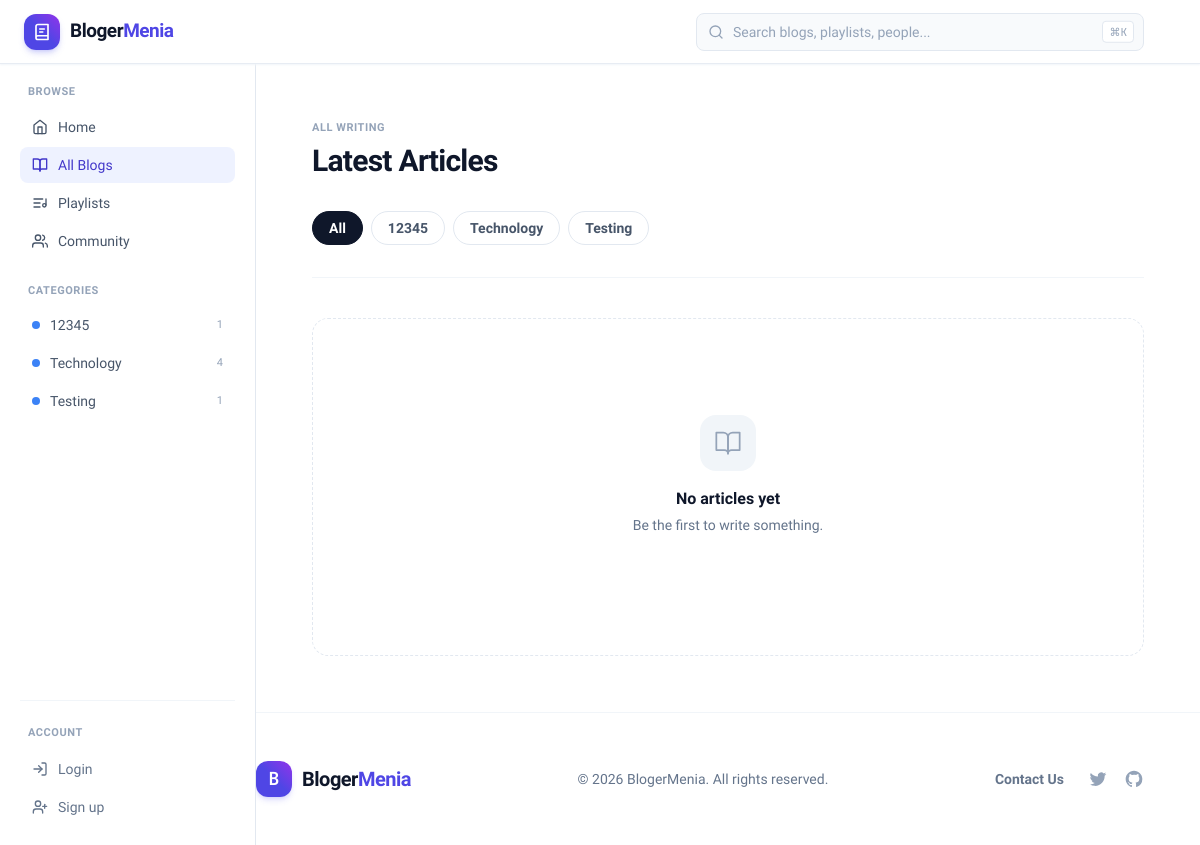
Page /blogs/?category=ai-machine-learning on the earlier database version.
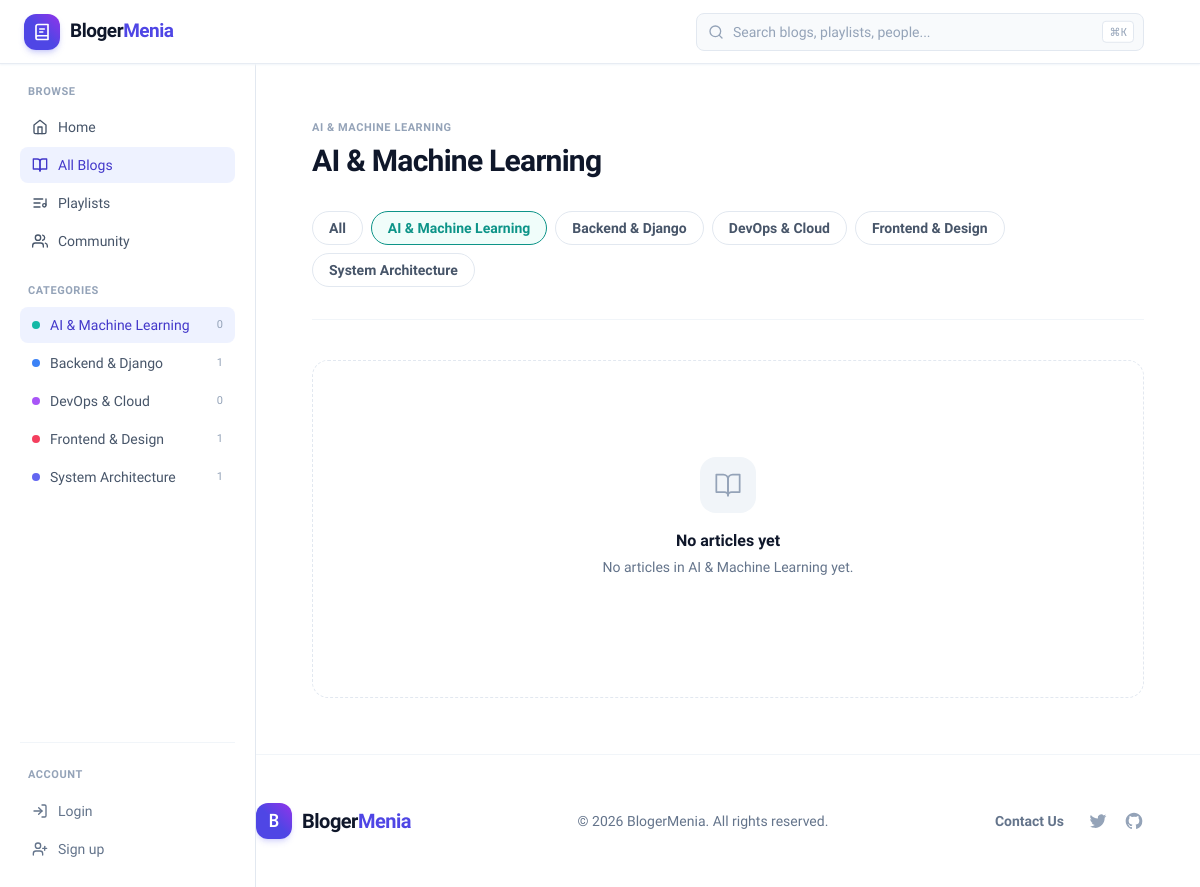
Same page on the later database version.
### blog/models.py (models this page shows, shortened)
class Category(models.Model):
    name = models.CharField(max_length=100, unique=True)
    slug = models.SlugField(unique=True, blank=True)
    color = models.CharField(max_length=20, default='blue', choices=[(k, k) for k in CATEGORY_COLORS])
    @property
    def text_class(self):
        return CATEGORY_COLORS.get(self.color, CATEGORY_COLORS['blue'])[0]
    @property
    def bg_class(self):
        return CATEGORY_COLORS.get(self.color, CATEGORY_COLORS['blue'])[1]
    class Meta:
        verbose_name_plural = "Categories"
        ordering = ['name']

### blog/views/blog_views.py (the view)
# urls.py: path('blogs/', BlogListView.as_view(), name='blog_list'),
class BlogListView(ListView):
    model = Blog
    template_name = 'blog/blog_list.html'
    context_object_name = 'blogs'
    paginate_by = 10
    def get_queryset(self):
        qs = (
            Blog.objects.filter(is_published=True)
            .select_related('author', 'category')
            .annotate(like_count=Count('likes'))
        )
        slug = self.request.GET.get('category')
        if slug:
            qs = qs.filter(category__slug=slug)
        return qs
    def get_context_data(self, **kwargs):
        context = super().get_context_data(**kwargs)
        slug = self.request.GET.get('category')
        if slug:
            context['current_category'] = Category.objects.filter(slug=slug).first()
        return context

### blogermenia/context_processors.py (called while the page is built)
def global_context(request):
    return {
        'all_categories': Category.objects.all(),
    }

### blog/templates/blog/blog_list.html (shortened to what the changed rows need)
{% extends "base.html" %}
{% block content %}
{% include "partials/sidebar.html" with active="blog_list" active_category=current_category.slug %}
<main class="pt-16 lg:pl-64">
  <div class="max-w-5xl px-8 sm:px-14 py-14">
    <div class="flex items-center justify-between mb-8">
      <div>
        <p class="text-[11px] font-semibold tracking-wider text-slate-400 mb-1.5">
          {% if current_category %}{{ current_category.name|upper }}{% else %}ALL WRITING{% endif %}
        </p>
        <h1 class="text-3xl font-extrabold tracking-tight text-slate-900">
          {% if current_category %}{{ current_category.name }}{% else %}Latest Articles{% endif %}
        </h1>
      </div>
    </div>
    {% if all_categories %}
    <div class="flex items-center gap-2 flex-wrap mb-10 pb-8 border-b border-slate-100">
      <a href="{% url 'blog_list' %}"
        class="px-4 py-1.5 rounded-full text-sm font-semibold border transition-colors
               {% if not current_category %}bg-slate-900 text-white border-slate-900{% else %}border-slate-200 text-slate-600 hover:border-slate-400 hover:text-slate-900{% endif %}">
        All
      </a>
      {% for cat in all_categories %}
      <a href="{% url 'blog_list' %}?category={{ cat.slug }}"
        class="px-4 py-1.5 rounded-full text-sm font-semibold border transition-colors
               {% if current_category.slug == cat.slug %}{{ cat.bg_class }} {{ cat.text_class }} border-current{% else %}border-slate-200 text-slate-600 hover:border-slate-400 hover:text-slate-900{% endif %}">
        {{ cat.name }}
      </a>
      {% endfor %}
    </div>
    {% endif %}
    {% if blogs %}
    {% with blog=blogs.0 %}
    <a href="{% url 'blog_detail' blog.slug %}" class="group block rounded-2xl border border-slate-100 hover:border-slate-200 hover:shadow-xl hover:shadow-slate-200/60 transition-all overflow-hidden mb-8">
      <div class="sm:flex">
        <div class="sm:w-64 sm:flex-shrink-0 h-52 sm:h-auto overflow-hidden flex items-center justify-center relative bg-slate-100 [&>svg]:w-full [&>svg]:h-full [&>svg]:object-cover">
          {% if blog.image %}
          <img src="{{ blog.image.url }}" alt="{{ blog.title }}" class="w-full h-full object-cover">
          {% else %}
          {{ blog.avatar_svg|safe }}
          {% endif %}
          <span class="absolute top-3 left-3 bg-black/40 text-white text-[10px] font-bold px-2 py-0.5 rounded-full uppercase tracking-wide">Featured</span>
        </div>
        <div class="flex-1 p-7 flex flex-col justify-between">
          <div>
            {% if blog.category %}
            <span class="text-[11px] font-bold tracking-wide {{ blog.category.text_class }} {{ blog.category.bg_class }} rounded-full px-2.5 py-1 uppercase">{{ blog.category.name }}</span>
            {% else %}
            <span class="text-[11px] font-bold tracking-wide text-slate-500 bg-slate-100 rounded-full px-2.5 py-1">ARTICLE</span>
            {% endif %}
            <h2 class="font-extrabold text-slate-900 text-xl sm:text-2xl mt-4 mb-3 group-hover:text-brand-700 transition-colors leading-snug">{{ blog.title }}{% if blog.posted_on_linkedin and blog.linkedin_post_url %} <span class="inline-flex text-[#0A66C2] align-middle ml-1" title="Posted on LinkedIn"><svg class="w-3.5 h-3.5" fill="currentColor" viewBox="0 0 24 24"><path d="M19 0h-14c-2.761 0-5 2.239-5 5v14c0 2.761 2.239 5 5 5h14c2.762 0 5-2.239 5-5v-14c0-2.761-2.238-5-5-5zm-11 19h-3v-11h3v11zm-1.5-12.268c-.966 0-1.75-.79-1.75-1.764s.784-1.764 1.75-1.764 1.75.79 1.75 1.764-.783 1.764-1.75 1.764zm13.5 12.268h-3v-5.604c0-3.368-4-3.113-4 0v5.604h-3v-11h3v1.765c1.396-2.586 7-2.777 7 2.476v6.759z"/></svg></span>{% endif %}</h2>
            <p class="text-sm text-slate-500 leading-relaxed line-clamp-3">{% firstof blog.excerpt blog.subtitle blog.content|striptags|truncatewords:40 %}</p>
          </div>
          <div class="flex items-center gap-3 mt-5 pt-4 border-t border-slate-100">
            <div class="w-7 h-7 rounded-full overflow-hidden flex-shrink-0 [&>svg]:w-full [&>svg]:h-full">
              {% if blog.author.profile_picture %}
              <img src="{{ blog.author.profile_picture.url }}" alt="{{ blog.author.username }}" class="w-full h-full object-cover">
              {% else %}
              {{ blog.author.avatar_svg|safe }}
              {% endif %}
            </div>
            <span class="text-xs text-slate-500 font-medium">{{ blog.author.get_full_name|default:blog.author.username }}</span>
            <span class="text-slate-300">·</span>
            <span class="text-xs text-slate-400">{{ blog.created_at|date:"M d, Y" }}</span>
            <span class="text-slate-300">·</span>
            <span class="text-xs text-slate-400">{{ blog.read_count }} reads</span>
            <span class="ml-auto flex items-center gap-1 text-xs text-slate-400">
              <svg width="13" height="13" viewBox="0 0 24 24" fill="none" stroke="currentColor" stroke-width="2"><path d="M20.84 4.61a5.5 5.5 0 0 0-7.78 0L12 5.67l-1.06-1.06a5.5 5.5 0 0 0-7.78 7.78l1.06 1.06L12 21.23l7.78-7.78 1.06-1.06a5.5 5.5 0 0 0 0-7.78z"/></svg>
              {{ blog.like_count }}
            </span>
          </div>
        </div>
      </div>
    </a>
    {% endwith %}
    {% if blogs|length > 1 %}
    <div class="grid sm:grid-cols-2 gap-6">
      {% for blog in blogs %}
      {% if not forloop.first %}
      <a href="{% url 'blog_detail' blog.slug %}" class="group flex flex-col rounded-2xl border border-slate-100 hover:border-slate-200 hover:shadow-lg hover:shadow-slate-200/50 transition-all overflow-hidden">
        <div class="h-44 overflow-hidden bg-slate-100 flex items-center justify-center flex-shrink-0 [&>svg]:w-full [&>svg]:h-full [&>svg]:object-cover">
          {% if blog.image %}
          <img src="{{ blog.image.url }}" alt="{{ blog.title }}" class="w-full h-full object-cover">
          {% else %}
          {{ blog.avatar_svg|safe }}
          {% endif %}
        </div>
        <div class="flex flex-col flex-1 p-5">
          {% if blog.category %}
          <span class="text-[11px] font-bold tracking-wide {{ blog.category.text_class }} {{ blog.category.bg_class }} rounded-full px-2.5 py-1 uppercase w-fit mb-3">{{ blog.category.name }}</span>
          {% else %}
          <span class="text-[11px] font-bold tracking-wide text-slate-500 bg-slate-100 rounded-full px-2.5 py-1 w-fit mb-3">ARTICLE</span>
          {% endif %}
          <h2 class="font-bold text-slate-900 text-[15px] leading-snug mb-2 group-hover:text-brand-700 transition-colors">{{ blog.title }}{% if blog.posted_on_linkedin and blog.linkedin_post_url %} <span class="inline-flex text-[#0A66C2] align-middle ml-1" title="Posted on LinkedIn"><svg class="w-3.5 h-3.5" fill="currentColor" viewBox="0 0 24 24"><path d="M19 0h-14c-2.761 0-5 2.239-5 5v14c0 2.761 2.239 5 5 5h14c2.762 0 5-2.239 5-5v-14c0-2.761-2.238-5-5-5zm-11 19h-3v-11h3v11zm-1.5-12.268c-.966 0-1.75-.79-1.75-1.764s.784-1.764 1.75-1.764 1.75.79 1.75 1.764-.783 1.764-1.75 1.764zm13.5 12.268h-3v-5.604c0-3.368-4-3.113-4 0v5.604h-3v-11h3v1.765c1.396-2.586 7-2.777 7 2.476v6.759z"/></svg></span>{% endif %}</h2>
          <p class="text-sm text-slate-500 leading-relaxed line-clamp-2 flex-1">{% firstof blog.excerpt blog.subtitle blog.content|striptags|truncatewords:22 %}</p>
          <div class="flex items-center gap-2.5 mt-4 pt-4 border-t border-slate-100">
            <div class="w-6 h-6 rounded-full overflow-hidden flex-shrink-0 [&>svg]:w-full [&>svg]:h-full">
              {% if blog.author.profile_picture %}
              <img src="{{ blog.author.profile_picture.url }}" alt="{{ blog.author.username }}" class="w-full h-full object-cover">
              {% else %}
              {{ blog.author.avatar_svg|safe }}
              {% endif %}
            </div>
            <span class="text-xs text-slate-500 font-medium truncate">{{ blog.author.get_full_name|default:blog.author.username }}</span>
            <span class="text-slate-300 flex-shrink-0">·</span>
            <span class="text-xs text-slate-400 flex-shrink-0">{{ blog.created_at|date:"M d" }}</span>
            <span class="ml-auto flex items-center gap-1 text-xs text-slate-400 flex-shrink-0">
              <svg width="12" height="12" viewBox="0 0 24 24" fill="none" stroke="currentColor" stroke-width="2"><path d="M20.84 4.61a5.5 5.5 0 0 0-7.78 0L12 5.67l-1.06-1.06a5.5 5.5 0 0 0-7.78 7.78l1.06 1.06L12 21.23l7.78-7.78 1.06-1.06a5.5 5.5 0 0 0 0-7.78z"/></svg>
              {{ blog.like_count }}
            </span>
          </div>
        </div>
      </a>
      {% endif %}
      {% endfor %}
    </div>
    {% endif %}
    {% else %}
    <div class="text-center py-24 border border-dashed border-slate-200 rounded-2xl">
      <div class="w-14 h-14 rounded-2xl bg-slate-100 flex items-center justify-center mx-auto mb-4">
        <svg class="w-7 h-7 text-slate-400" viewBox="0 0 24 24" fill="none" stroke="currentColor" stroke-width="1.5" stroke-linecap="round" stroke-linejoin="round"><path d="M2 3h6a4 4 0 0 1 4 4v14a3 3 0 0 0-3-3H2z"/><path d="M22 3h-6a4 4 0 0 0-4 4v14a3 3 0 0 1 3-3h7z"/></svg>
      </div>
      <h3 class="font-bold text-slate-900 mb-1">No articles yet</h3>
      <p class="text-slate-500 text-sm mb-6">{% if current_category %}No articles in {{ current_category.name }} yet.{% else %}Be the first to write something.{% endif %}</p>
    </div>
    {% endif %}
  </div>
</main>
{% endblock %}

### blogermenia/templates/partials/sidebar.html (shortened to what the changed rows need)
<aside class="fixed top-16 left-0 bottom-0 w-64 border-r border-slate-200 bg-white overflow-y-auto hidden lg:block">
  <nav class="p-5 flex flex-col gap-6 h-full">
    {% if all_categories %}
    <div>
      <ul class="flex flex-col gap-0.5">
        {% for cat in all_categories %}
        <li>
          <a href="{% url 'blog_list' %}?category={{ cat.slug }}" class="flex items-center gap-2.5 px-3 py-2 rounded-lg font-medium text-sm transition-colors {% if active_category == cat.slug %}bg-brand-50 text-brand-700{% else %}text-slate-600 hover:bg-slate-50 hover:text-slate-900{% endif %}">
            <span class="w-2 h-2 rounded-full
              {% if cat.color == 'blue' %}bg-blue-500
              {% elif cat.color == 'rose' %}bg-rose-500
              {% elif cat.color == 'amber' %}bg-amber-500
              {% elif cat.color == 'purple' %}bg-purple-500
              {% elif cat.color == 'teal' %}bg-teal-500
              {% else %}bg-indigo-500{% endif %}"></span>
            {{ cat.name }}
            <span class="ml-auto text-[11px] text-slate-400">{{ cat.blogs.count }}</span>
          </a>
        </li>
        {% endfor %}
      </ul>
    </div>
    {% endif %}
  </nav>
</aside>

Differences in the rows shown:
removed Category: name "12345", blogs.count "1"
removed Category: name "Technology", blogs.count "4"
removed Category: name "Testing", blogs.count "1"
added Category: name "AI & Machine Learning", blogs.count "0", name "AI & MACHINE LEARNING", color "teal" (drawn)
added Category: name "Backend & Django", blogs.count "1"
added Category: name "DevOps & Cloud", blogs.count "0"
added Category: name "Frontend & Design", blogs.count "1"
added Category: name "System Architecture", blogs.count "1"
Other differences:
text no longer shown: "ALL WRITING Latest Articles Be the first to write something."
text now shown: "No articles in yet."
